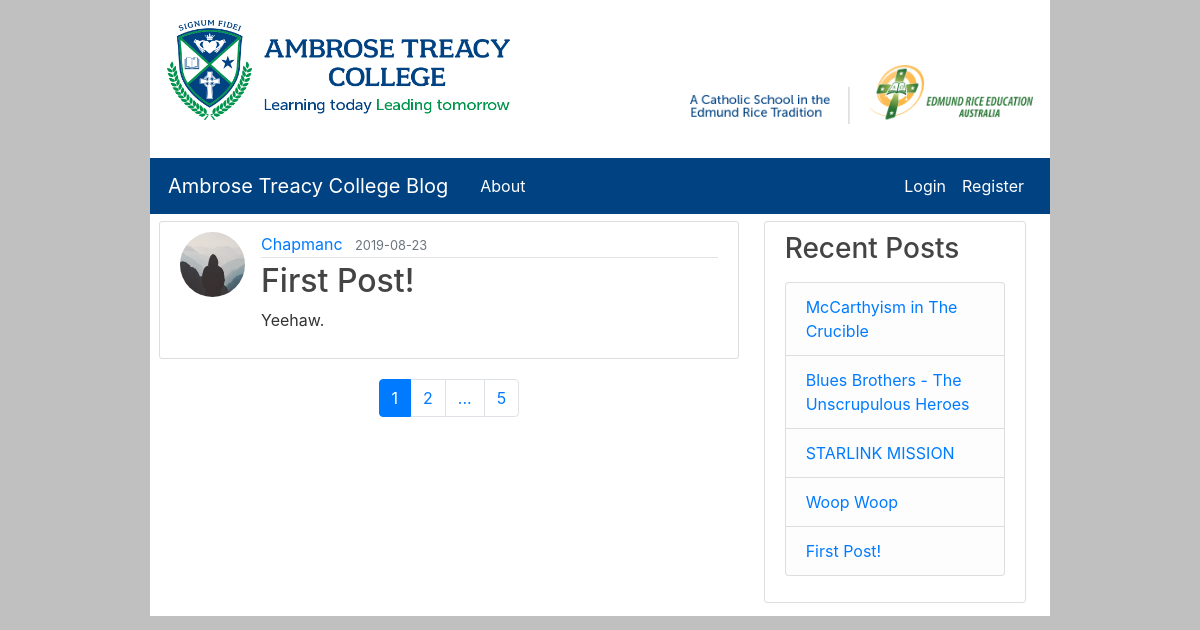
The page / on the database its author committed.
### flaskBlog/models.py (models this page shows, shortened)
class Post(db.Model):
    id = db.Column(db.Integer, primary_key=True)
    title = db.Column(db.String(100), nullable=False)
    date_posted = db.Column(db.DateTime, nullable=False, default=datetime.utcnow)
    content = db.Column(db.Text, nullable=False)
    user_id = db.Column(db.Integer, db.ForeignKey("user.id"), nullable=True)

class User(db.Model, UserMixin):
    id = db.Column(db.Integer, primary_key=True)
    username = db.Column(db.String(20), unique=True, nullable=False)
    email = db.Column(db.String(120), unique=True, nullable=False)
    image_file = db.Column(db.String(20), nullable=False, default="default.jpg")
    password = db.Column(db.String(60), nullable=False)
    administrator = db.Column(db.Integer, nullable=True)
    posts = db.relationship("Post", backref="author", lazy=True)
    forename = db.Column(db.String(50), nullable=True)
    surname = db.Column(db.String(50), nullable=True)

### flaskBlog/routes.py (the view)
@app.route("/")
def home():
    page = request.args.get("page", 1, type=int)
    homePosts = Post.query.paginate(page=page, per_page=1)
    posts = Post.query.all()
    return render_template("home.html", title="ATC Blog", homePosts=homePosts, posts=posts)

### flaskBlog/templates/home.html
{% extends 'layout.html' %}
{% block content %}
{% for post in homePosts.items %}
<article class="media content-section" id="{{ post.id }}">
  <a href="#">
    <img class="rounded-circle article-img"
      src="{{ url_for('static', filename='profile_pics/' + post.author.image_file) }}">
  </a>
  <div class="media-body">
    <div class="article-metadata">
      <a class="mr-2" href="#">{{ post.author.username }}</a>
      <small class="text-muted">{{ post.date_posted.strftime("%Y-%m-%d") }}</small>
    </div>
    <h2><a class="article-title" href="{{ url_for('post', post_id=post.id) }}">{{ post.title }}</a></h2>
    <p class="article-content">{{ post.content }}</p>
  </div>
</article>
{% endfor %}
<ul class="pagination justify-content-center" style="margin:20px 0">
  {% for page_num in homePosts.iter_pages(left_edge=1, right_edge=1, left_current=1, right_current=2) %}
  {% if page_num %}
  {% if homePosts.page == page_num %}
  <li class="page-item active">
    <a class="page-link" href="{{ url_for('home', page=page_num) }}">{{ page_num }}</a></li>
  {% else %}
  <li class="page-item">
    <a class="page-link" href="{{ url_for('home', page=page_num) }}">{{ page_num }}</a></li>
  {% endif %}
  {% else %}
  <li class="page-item">
    <div class="page-link">...</div>
  </li>
  {% endif %}
  {% endfor %}
</ul>
{% endblock content %}

### flaskBlog/templates/layout.html (shortened to what this page needs)
<!DOCTYPE html>
<html lang="en">
{% if title == "Administration" %}
{% set bootWidth = 12 %}
{% else %}
{% set bootWidth = 8 %}
{% endif %}
<head>
    <link rel="stylesheet" href="https://maxcdn.bootstrapcdn.com/bootstrap/4.3.1/css/bootstrap.min.css">
    <link rel="stylesheet" type="text/css" href="{{ url_for('static', filename='main.css') }}">
</head>
<body>
    <div class="container">
        <div class="banner">
            <a href="{{ url_for('home') }}"><img class="col-md-5 img-fluid float-left" src="\static\ATCLogo.png"
                    alt="Ambrose Treacy College"></a>
            <a href="http://www.erea.edu.au" target="_blank"><img class="col-md-5 img-fluid float-right" id="EREA"
                    src="\static\EREALogo.png" alt="A Catholic School In The Edmund Rice Tradition"></a>
        </div>
    </div>
    <header class="site-header">
        <nav class="navbar navbar-expand-md navbar-dark bg-steel">
            <div class="container">
                <a class="navbar-brand mr-4" href="{{ url_for('home') }}">Ambrose Treacy College Blog</a>
                <div class="collapse navbar-collapse" id="navbarToggle">
                    <div class="navbar-nav mr-auto">
                        <a class="nav-item nav-link" href="{{ url_for('about') }}">About</a>
                    </div>
                    <div class="navbar-nav">
                        {% if current_user.is_authenticated %}
                        <a class="nav-item nav-link" href="{{ url_for('new_post') }}">New Post</a>
                        <a class="nav-item nav-link" href="{{ url_for('account') }}">Account</a>
                        {% if current_user.administrator == 1 %}
                        <a class="nav-item nav-link" href="{{  url_for('admin')  }}">Administration</a>
                        {% endif %}
                        <a class="nav-item nav-link" href="{{ url_for('logout') }}">Logout</a>
                        {% else %}
                        <a class="nav-item nav-link" href="{{ url_for('login') }}">Login</a>
                        <a class="nav-item nav-link" href="{{ url_for('register') }}">Register</a>
                        {% endif %}
                    </div>
                </div>
            </div>
        </nav>
    </header>
    <main role="main" class="container">
        <div class="row container" style="width: auto; margin-right: 0px;">
            <div class="col-md-{{ bootWidth }}" id="main">
                {% block content %}{% endblock %}
            </div>
            {% if title != "Administration" %}
            <div class="col-md-4" id="side">
                <div class="content-section">
                    <h3>Recent Posts</h3>
                    <p class='text-muted'>
                        <ul class="list-group">
                            {% for post in posts[::-1] %}
                            {% if loop.index <= 10 %}
                            <li class="list-group-item list-group-item-light"><a
                                    href="{{ url_for('post', post_id=post.id) }}">{{ post.title }}</a>
                            </li>
                            {% endif %}
                            {% endfor %}
                        </ul>
                    </p>
                </div>
            </div>
            {% endif %}
        </div>
    </main>
</body>
</html>

### flaskBlog/static/main.css (style rules this page uses)
html { width: 75% !important; margin: auto !important; background-color: #c0c0c0 !important; }
.banner { height: 150px; padding-top: 20px; margin-bottom: 8px; background-color: #FFFFFF; }
#EREA { padding-top: 45px; }
#main { padding-right: 0px; }
.container { padding-left: 2px; padding-right: 2px; }
body { background: #ffffff; color: #333333; }
h1, h2, h3, h4, h5, h6 { color: #444444; }
.bg-steel { background-color: #004282; }
.site-header .navbar-nav .nav-link { color: #fff; }
.content-section { background: rgb(255, 255, 255); padding: 10px 20px; border: 1px solid #dddddd; border-radius: 3px; margin-top: 7px; margin-bottom: 13px; margin-left: 5px; margin-right: 5px; }
.article-title { color: #444444; }
.article-content { white-space: pre-line; }
.article-img { height: 65px; width: 65px; margin-right: 16px; }
.article-metadata { padding-bottom: 1px; margin-bottom: 4px; border-bottom: 1px solid #e3e3e3 }

### rows shown on the page
Post: image_file (placeholder picture), author.username "Chapmanc", date_posted "2019-08-23", title "First Post!", content "Yeehaw."
Post: title "McCarthyism in The Crucible"
Post: title "Blues Brothers - The Unscrupulous Heroes"
Post: title "STARLINK MISSION"
Post: title "Woop Woop"

### other values the page prints
{{ page_num }} "1"
{{ page_num }} "2" "5"
